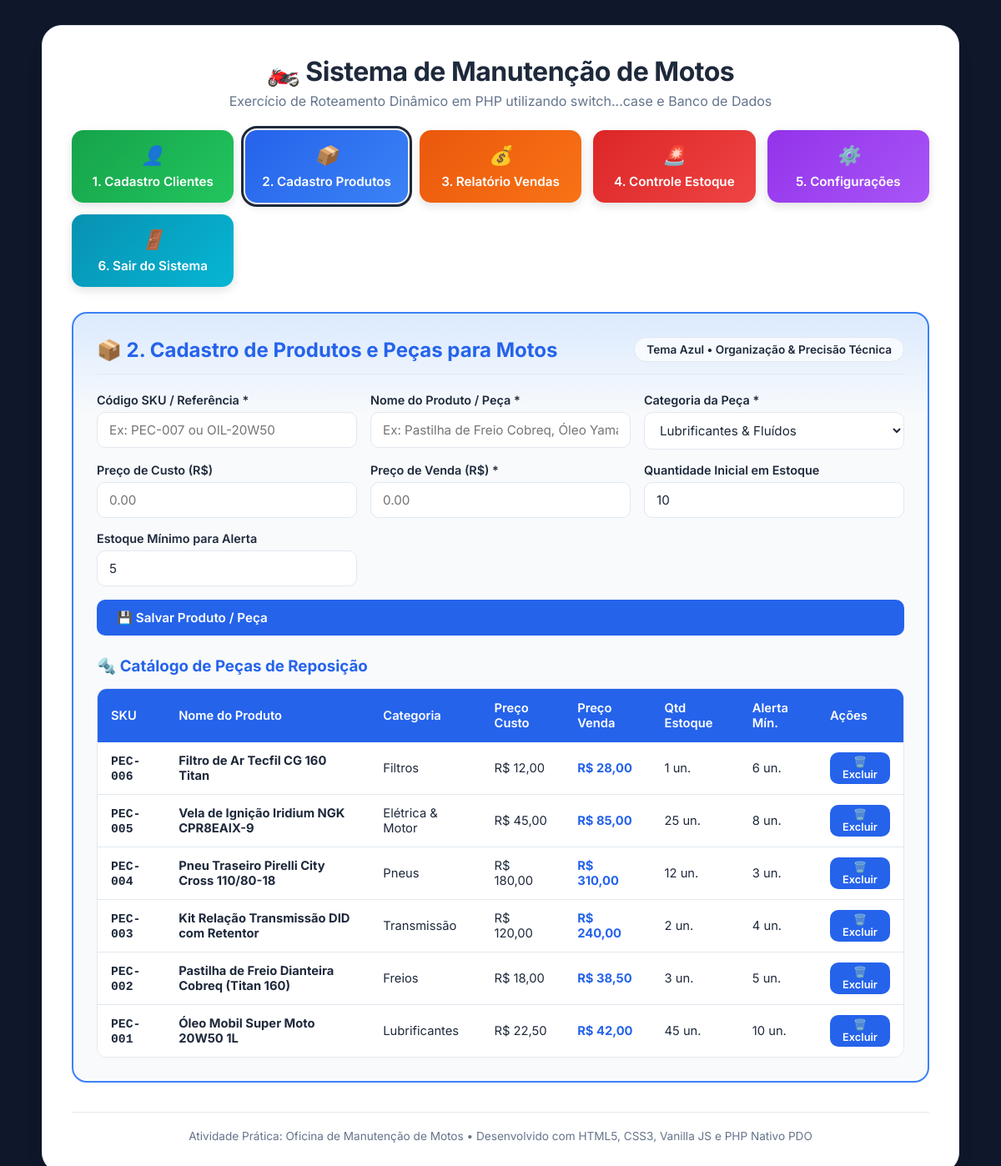
/index.php?opcao=B, run on the app's committed database.
### tables this page shows
CREATE TABLE IF NOT EXISTS `produtos` (
    `id` INT AUTO_INCREMENT PRIMARY KEY,
    `codigo_sku` VARCHAR(30) UNIQUE NOT NULL,
    `nome` VARCHAR(100) NOT NULL,
    `categoria` VARCHAR(50) NOT NULL,
    `preco_custo` DECIMAL(10,2) NOT NULL,
    `preco_venda` DECIMAL(10,2) NOT NULL,
    `quantidade_estoque` INT NOT NULL DEFAULT 0,
    `quantidade_minima` INT NOT NULL DEFAULT 5,
    `created_at` TIMESTAMP DEFAULT CURRENT_TIMESTAMP
);

### db.php (called while the page is built, shortened)
<?php
function getDBConnection() {
    static $conn = null;
    $host = 'localhost';$dbName = 'oficina_motos';
    $user = 'root';$pass = 'admin';
    try {
        $conn = new mysqli($host,$user, $pass);$conn->set_charset('utf8mb4');
        $sqlCreateDB = "CREATE DATABASE IF NOT EXISTS `$dbName` CHARACTER SET utf8mb4 COLLATE utf8mb4_unicode_ci";
        $conn->query($sqlCreateDB);
        $conn->select_db($dbName);
    } catch (mysqli_sql_exception $e) {
        die("Erro ao conectar ao banco de dados MySQL: " . $e->getMessage());
    }
    initDatabaseSchema($conn);
    return $conn;
}
function initDatabaseSchema($conn) {
    $sqlClientes = "CREATE TABLE IF NOT EXISTS clientes (
        id INT AUTO_INCREMENT PRIMARY KEY,
        nome VARCHAR(100) NOT NULL,
        cpf VARCHAR(14) NOT NULL,
        telefone VARCHAR(20) NOT NULL,
        email VARCHAR(100),
        modelo_moto VARCHAR(80) NOT NULL,
        placa_moto VARCHAR(10) NOT NULL,
        ano_moto VARCHAR(4),
        observacoes TEXT,
        created_at TIMESTAMP DEFAULT CURRENT_TIMESTAMP
    )";
    $sqlProdutos = "CREATE TABLE IF NOT EXISTS produtos (
        id INT AUTO_INCREMENT PRIMARY KEY,
        codigo_sku VARCHAR(30) UNIQUE NOT NULL,
        nome VARCHAR(100) NOT NULL,
        categoria VARCHAR(50) NOT NULL,
        preco_custo DECIMAL(10,2) NOT NULL,
        preco_venda DECIMAL(10,2) NOT NULL,
        quantidade_estoque INT NOT NULL DEFAULT 0,
        quantidade_minima INT NOT NULL DEFAULT 5,
        created_at TIMESTAMP DEFAULT CURRENT_TIMESTAMP
    )";
    $sqlVendas = "CREATE TABLE IF NOT EXISTS vendas (
        id INT AUTO_INCREMENT PRIMARY KEY,
        numero_os VARCHAR(20) NOT NULL,
        cliente_id INT NOT NULL,
        produto_id INT NOT NULL,
        quantidade INT NOT NULL,
        valor_unitario DECIMAL(10,2) NOT NULL,
        valor_total DECIMAL(10,2) NOT NULL,
        data_venda TIMESTAMP DEFAULT CURRENT_TIMESTAMP,
        status VARCHAR(30) DEFAULT 'Concluída'
    )";
    $conn->query($sqlClientes);
    $conn->query($sqlProdutos);
    $conn->query($sqlVendas);
    seedInitialData($conn);
}
function seedInitialData($conn) {
    $result =$conn->query("SELECT COUNT(*) as total FROM clientes");
    $row =$result->fetch_assoc();
}

### processa.php (the view, shortened to what this page needs)
<?php
require_once 'db.php';
class MysqliCompatResult {
    private $result;
    public function __construct($result) {
        $this->result = $result;
    }
    public function fetchAll($mode = MYSQLI_ASSOC) {
        return $this->result->fetch_all($mode);
    }
}
class MysqliCompat {
    private $conn;
    public function __construct($conn) {
        $this->conn = $conn;
    }
    public function query($sql) {
        $result = $this->conn->query($sql);
        return new MysqliCompatResult($result);
    }
}
$pdo = new MysqliCompat(getDBConnection());
$opcao = $_REQUEST['opcao'] ?? 'dashboard';
switch ($opcao) {
        ?>
        <?php
    case 'B':
    case '2':
    case 'produto':
        $produtos = $pdo->query("SELECT * FROM produtos ORDER BY id DESC")->fetchAll();
        ?>
        <div class="module-container theme-blue">
            <div class="module-header">
                <h2>📦 2. Cadastro de Produtos e Peças para Motos</h2>
                <span class="module-badge">Tema Azul • Organização & Precisão Técnica</span>
            </div>
            <form action="index.php?opcao=produto" method="POST" class="form-grid">
                <div class="form-group">
                    <label>Código SKU / Referência *</label>
                    <input type="text" name="codigo_sku" placeholder="Ex: PEC-007 ou OIL-20W50" required>
                </div>
                <div class="form-group">
                    <label>Nome do Produto / Peça *</label>
                    <input type="text" name="nome" placeholder="Ex: Pastilha de Freio Cobreq, Óleo Yamalube 20W50" required>
                </div>
                <div class="form-group">
                    <label>Categoria da Peça *</label>
                    <select name="categoria" required>
                        <option value="Lubrificantes">Lubrificantes & Fluídos</option>
                    </select>
                </div>
                <div class="form-group">
                    <label>Preço de Custo (R$)</label>
                    <input type="number" step="0.01" name="preco_custo" placeholder="0.00">
                </div>
                <div class="form-group">
                    <label>Preço de Venda (R$) *</label>
                    <input type="number" step="0.01" name="preco_venda" placeholder="0.00" required>
                </div>
                <div class="form-group">
                    <label>Quantidade Inicial em Estoque</label>
                    <input type="number" name="quantidade_estoque" value="10" min="0">
                </div>
                <div class="form-group">
                    <label>Estoque Mínimo para Alerta</label>
                    <input type="number" name="quantidade_minima" value="5" min="1">
                </div>
                <div class="form-group full-width">
                    <button type="submit" class="btn-action">💾 Salvar Produto / Peça</button>
                </div>
            </form>
            <h3 style="margin-top: 25px; margin-bottom: 12px; color: var(--color-blue-dark);">🔩 Catálogo de Peças de Reposição</h3>
            <div class="table-responsive">
                <table class="custom-table">
                    <thead>
                        <tr>
                            <th>SKU</th>
                            <th>Nome do Produto</th>
                            <th>Categoria</th>
                            <th>Preço Custo</th>
                            <th>Preço Venda</th>
                            <th>Qtd Estoque</th>
                            <th>Alerta Mín.</th>
                            <th>Ações</th>
                        </tr>
                    </thead>
                    <tbody>
                        <?php if (empty($produtos)): ?>
                            <tr><td colspan="8" style="text-align: center;">Nenhuma peça cadastrada ainda.</td></tr>
                        <?php else: ?>
                            <?php foreach ($produtos as $p): ?>
                                <tr>
                                    <td><strong style="font-family:monospace;"><?= htmlspecialchars($p['codigo_sku']) ?></strong></td>
                                    <td><strong><?= htmlspecialchars($p['nome']) ?></strong></td>
                                    <td><?= htmlspecialchars($p['categoria']) ?></td>
                                    <td>R$ <?= number_format($p['preco_custo'], 2, ',', '.') ?></td>
                                    <td><strong style="color: var(--color-blue-dark);">R$ <?= number_format($p['preco_venda'], 2, ',', '.') ?></strong></td>
                                    <td><?= $p['quantidade_estoque'] ?> un.</td>
                                    <td><?= $p['quantidade_minima'] ?> un.</td>
                                    <td>
                                        <form action="index.php?opcao=produto" method="POST" style="display:inline;" onsubmit="return confirm('Deseja excluir esta peça?');">
                                            <button type="submit" class="btn-action btn-danger" style="padding: 4px 10px; font-size: 0.8rem;">🗑️ Excluir</button>
                                        </form>
                                    </td>
                                </tr>
                            <?php endforeach; ?>
                        <?php endif; ?>
                    </tbody>
                </table>
            </div>
        </div>
        <?php
        break;
        ?>
        <?php
}
?>

### index.php (shortened to what this page needs)
<?php
$opcao = $_REQUEST['opcao'] ?? '';
$bodyClasses = [];
$classString = implode(' ', $bodyClasses);
?>
<!DOCTYPE html>
<html lang="pt-br">
<head>
    <link rel="stylesheet" href="style.css">
</head>
<body class="<?= $classString ?>">
    <div class="main-wrapper">
        <header class="header-title no-print">
            <h1>🏍️ Sistema de Manutenção de Motos</h1>
            <p class="subtitle">Exercício de Roteamento Dinâmico em PHP utilizando <code>switch...case</code> e Banco de Dados</p>
        </header>
        <nav class="button-grid no-print">
            <a href="index.php?opcao=A" class="btn-nav btn-green <?= ($opcao === 'A' || $opcao === 'cliente') ? 'active' : '' ?>">
                <i>👤</i>
                <span>1. Cadastro Clientes</span>
            </a>
            <a href="index.php?opcao=B" class="btn-nav btn-blue <?= ($opcao === 'B' || $opcao === 'produto') ? 'active' : '' ?>">
                <i>📦</i>
                <span>2. Cadastro Produtos</span>
            </a>
            <a href="index.php?opcao=C" class="btn-nav btn-orange <?= ($opcao === 'C' || $opcao === 'vendas') ? 'active' : '' ?>">
                <i>💰</i>
                <span>3. Relatório Vendas</span>
            </a>
            <a href="index.php?opcao=D" class="btn-nav btn-red <?= ($opcao === 'D' || $opcao === 'estoque') ? 'active' : '' ?>">
                <i>🚨</i>
                <span>4. Controle Estoque</span>
            </a>
            <a href="index.php?opcao=E" class="btn-nav btn-purple <?= ($opcao === 'E' || $opcao === 'config') ? 'active' : '' ?>">
                <i>⚙️</i>
                <span>5. Configurações</span>
            </a>
            <a href="index.php?opcao=F" class="btn-nav btn-teal <?= ($opcao === 'F' || $opcao === 'sair') ? 'active' : '' ?>">
                <i>🚪</i>
                <span>6. Sair do Sistema</span>
            </a>
        </nav>
        <main class="result-box-container">
            <?php include 'processa.php'; ?>
        </main>
        <footer class="no-print">
            <p>Atividade Prática: Oficina de Manutenção de Motos • Desenvolvido com HTML5, CSS3, Vanilla JS e PHP Nativo PDO</p>
        </footer>
    </div>
</body>
</html>

### data on the page
produtos: codigo_sku "PEC-006", nome "Filtro de Ar Tecfil CG 160 Titan", categoria "Filtros", preco_custo "12,00", preco_venda "28,00", quantidade_estoque "1", quantidade_minima "6"
produtos: codigo_sku "PEC-005", nome "Vela de Ignição Iridium NGK CPR8EAIX-9", categoria "Elétrica & Motor", preco_custo "45,00", preco_venda "85,00", quantidade_estoque "25", quantidade_minima "8"
produtos: codigo_sku "PEC-004", nome "Pneu Traseiro Pirelli City Cross 110/80-18", categoria "Pneus", preco_custo "180,00", preco_venda "310,00", quantidade_estoque "12", quantidade_minima "3"
produtos: codigo_sku "PEC-003", nome "Kit Relação Transmissão DID com Retentor", categoria "Transmissão", preco_custo "120,00", preco_venda "240,00", quantidade_estoque "2", quantidade_minima "4"
produtos: codigo_sku "PEC-002", nome "Pastilha de Freio Dianteira Cobreq (Titan 160)", categoria "Freios", preco_custo "18,00", preco_venda "38,50", quantidade_estoque "3", quantidade_minima "5"
produtos: codigo_sku "PEC-001", nome "Óleo Mobil Super Moto 20W50 1L", categoria "Lubrificantes", preco_custo "22,50", preco_venda "42,00", quantidade_estoque "45", quantidade_minima "10"
